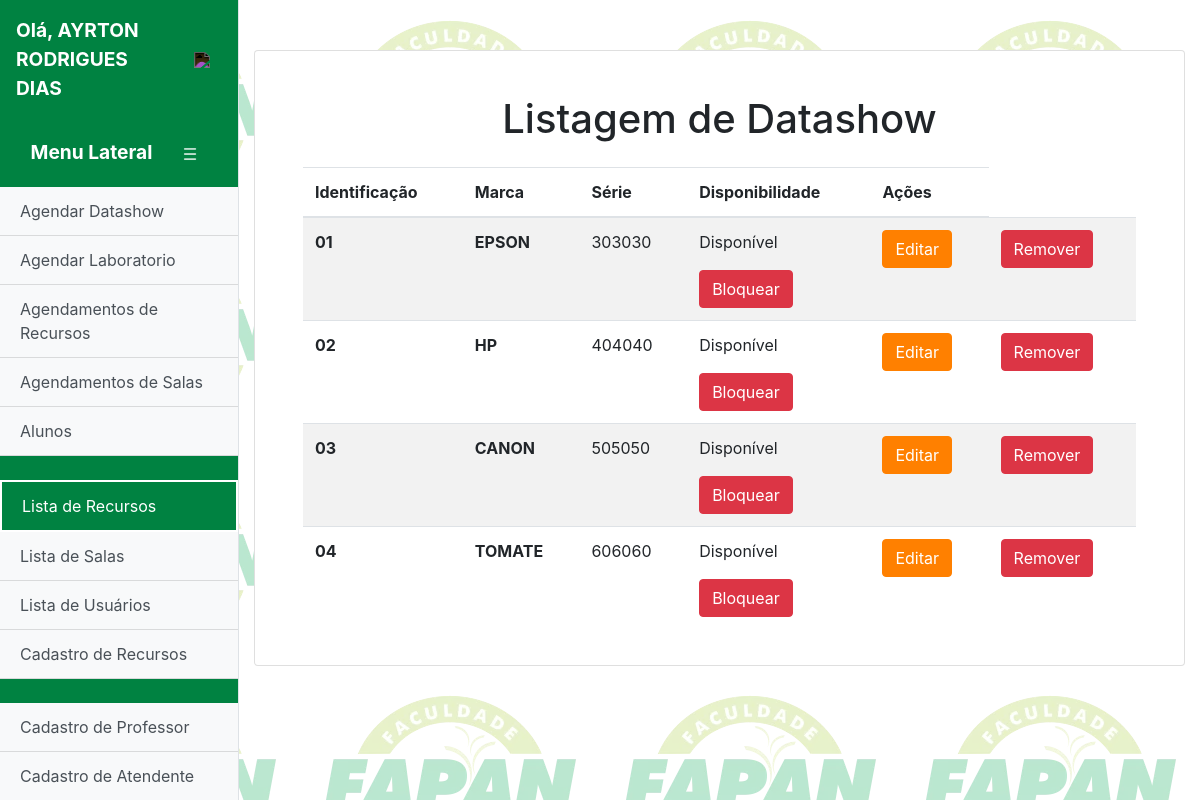
Page /listadatashow.php (signed in) on the committed database.
### tables this page shows
CREATE TABLE `professor` (
  `nome` varchar(100) NOT NULL,
  `cpf` varchar(11) NOT NULL,
  `data_nasc` varchar(15) NOT NULL,
  `email` varchar(100) NOT NULL,
  `idprof` int(11) NOT NULL,
  `id_user` int(11) NOT NULL
);

CREATE TABLE `equipamentos` (
  `id` int(11) NOT NULL,
  `numero_identificacao` varchar(100) NOT NULL,
  `numero_serie` varchar(100) NOT NULL,
  `disponibilidade` tinyint(1) DEFAULT NULL,
  `marca` varchar(50) DEFAULT NULL
);

### listadatashow.php (the view, shortened to what this page needs)
<?php
include("conexao.php");
?>
<!DOCTYPE html>
<html lang="en">
<head>
    <link rel="stylesheet" href="https://stackpath.bootstrapcdn.com/bootstrap/4.5.2/css/bootstrap.min.css">
    <link rel="stylesheet" href="styles.css">
</head>
<body>
    <div class="d-flex" id="wrapper">
    <?php include("menulateral.php"); ?>
        <div id="page-content-wrapper" class="container-fluid">
            <div class="card">
                <div class="card-body">
                <h1 class="mt-4 mb-4" style="text-align: center;">Listagem de Datashow</h1>
                <table class="table table-striped">
                    <thead>
                    <tr>
                    <th scope="col">Identificação</th>
                    <th scope="col">Marca</th>
                    <th scope="col">Série</th>
                    <th scope="col">Disponibilidade</th>
                    <th scope="col">Ações</th>
                    </tr>
                    </thead>
                    <tbody>
                    <?php
                            $sql = "select id as datashow_id, numero_identificacao as datashow_identificacao, marca as datashow_marca, numero_serie as datashow_serie, disponibilidade from equipamentos;";
                            $result = mysqli_query($conn, $sql);
                            if ($result) {
                                while ($assoc = mysqli_fetch_assoc($result)) {
                                    echo '
                                    <tr>
                                    <th scope="row">'.$assoc['datashow_identificacao'].'</th>
                                    <th scope="row">'.$assoc['datashow_marca'].'</th>
                                    <td>'.$assoc['datashow_serie'].'</td>
                                    ';
                                    if($assoc['disponibilidade']==false){
                                        echo '<td scope="row"><p>Indisponível</p><a href = "liberardatashow_sucesso.php?datashow='.$assoc['datashow_id'].'"><button type="button" class="btn btn-success">Liberar</button></a></td>';
                                    }
                                    else {
                                        echo '<td scope="row"><p>Disponível</p><a href = "bloqueardatashow.php?datashow='.$assoc['datashow_id'].'"><button type="button" class="btn btn-danger">Bloquear</button></a></td>';
                                    }
                                    echo '<td><a href = "editardatashow.php?datashow='.$assoc['datashow_id'].'"><button type="button" class="btn btn-primary btn-editar">Editar</button></a></td>';
                                    echo '<td><a onclick="removerDatashow('.$assoc['datashow_id'].');"><button type="button" class="btn btn-danger">Remover</button></a></td>';
                                    echo '</tr>';
                                }
                            } else {
                                echo "Erro ao executar a consulta: " . mysqli_error($connect);
                            }
                ?>
                    </tbody>
                    </table>
                </div>
            </div>
        </div>
    </div>
</body>
</html>

### menulateral.php (shortened to what this page needs)
<div class="bg-light border-right" id="sidebar-wrapper" style="background:#008241!important;">
    <?php
        if($_SESSION['funcao'] == 1){
            $funcao = "professor";
        } else if($_SESSION['funcao'] == 2){
            $funcao = "professor";
        } else if($_SESSION['funcao'] == 3){
            $funcao = "atendente";
        }
            $id_user = $_SESSION['id'];
            $sql = "SELECT * FROM $funcao p JOIN users u WHERE id_user = $id_user";
            $resultado = $conn->query($sql);
            if ($resultado->num_rows > 0) {
                while ($row = $resultado->fetch_assoc()) {
                    $nome = $row['nome'] ;
                }
            }
        ?>
    <div class="sidebar-heading">
            	<p id="sidebar-heading-name">Olá, <?php echo $nome ?></p>
            	<div class="sidebar-button" onclick="sair()"><img  class="sidebar-button-img" src="assets/exit.png"></div>
    </div>
            <div class="sidebar-heading">
            	<p id="sidebar-heading-title">Menu Lateral</p>
            	<div class="sidebar-button" onclick="sideBarSwitch()"><img class="sidebar-button-img" src="assets/sidebar-icon.png"></div>
            </div>
            <div class="list-group list-group-flush">
                <a href="agendadatashow.php" id="agendadatashow" class="list-group-item list-group-item-action bg-light">Agendar Datashow</a>
                <a href="agendarlaboratorio.php" id="agendarlaboratorio" class="list-group-item list-group-item-action bg-light">Agendar Laboratorio</a>
                <a href="liberacaodatashow.php" id="liberacaodatashow" class="list-group-item list-group-item-action bg-light">Agendamentos de Recursos</a>
                <a href="liberacaolaboratorio.php" id="liberacaolaboratorio" class="list-group-item list-group-item-action bg-light">Agendamentos de Salas</a>
                <a href="alunos.php" id="alunos" class="list-group-item list-group-item-action bg-light">Alunos</a>
                <?php if ($_SESSION['funcao'] == 1): ?>
                <br>
                <a href="listadatashow.php" id="listadatashow" class="list-group-item list-group-item-action bg-light">Lista de Recursos</a>
                <a href="listalaboratorio.php" id="listalaboratorio" class="list-group-item list-group-item-action bg-light">Lista de Salas</a>
                <a href="listausuarios.php" id="listausuarios" class="list-group-item list-group-item-action bg-light">Lista de Usuários</a>
                <a href="cadastro.php" id="cadastro" class="list-group-item list-group-item-action bg-light">Cadastro de Recursos</a>
                <?php endif; ?>
                <br>
                <?php if ($_SESSION['funcao'] == 1): ?>
                <a href="cadastro_prof.php" id="cadastro_prof" class="list-group-item list-group-item-action bg-light">Cadastro de Professor</a>
                <?php endif; ?>
                <?php if ($_SESSION['funcao'] == 1 || $_SESSION['funcao'] == 2): ?>
                <a href="cadastro_aten.php" id="cadastro_aten" class="list-group-item list-group-item-action bg-light">Cadastro de Atendente</a>
                <?php endif; ?>
                <br>
                <br>
                <br>
            </div>
        </div>

### styles.css (style rules this page uses)
#page-content-wrapper { margin-top: 50px; flex-direction: column; }
#sidebar-wrapper { background:#008241!important; width: 300px; height: 100vh; z-index: 1000; overflow-y: auto; transition: all 0.3s ease; }
.sidebar-heading { font-weight: 700; font-size: 1.2rem; padding: 1rem; display: flex; flex-direction: row; align-items: center; justify-content: center; }
#sidebar-heading-name { color:#fff; margin-top: 0px !important; margin-bottom: 2px !important; margin-right: 20px; }
#sidebar-heading-title { color:#fff; margin-top: 0px !important; margin-bottom: 2px !important; margin-right: 20px; }
.sidebar-button { min-width: 35px; min-height: 35px; max-width: 35px; max-height: 35px; background: transparent; border-radius: 50%; padding: 2px; float: right; display: flex; align-items: center; justify-content: center; transition-duration: 200ms; }
.sidebar-button-img { width: 20px; filter: invert(1); }
.container-fluid { display: flex; align-items: center; }
.card { width: 100%; max-width: 1000px; }
.card-body { padding: 1.25rem 3rem; }
a.selecionado { background-color: #008241 !important; border: 2px solid #fff !important; color: white; }
.btn-editar { background-color: #ff8000 !important; border-color: #ff8000 !important; }
#wrapper { background-image: url("./assets/Sem_titulo.png"); }

### rows in the picture
professor: nome "AYRTON RODRIGUES DIAS"
equipamentos: numero_identificacao "01", marca "EPSON", numero_serie "303030"
equipamentos: numero_identificacao "02", marca "HP", numero_serie "404040"
equipamentos: numero_identificacao "03", marca "CANON", numero_serie "505050"
equipamentos: numero_identificacao "04", marca "TOMATE", numero_serie "606060"
